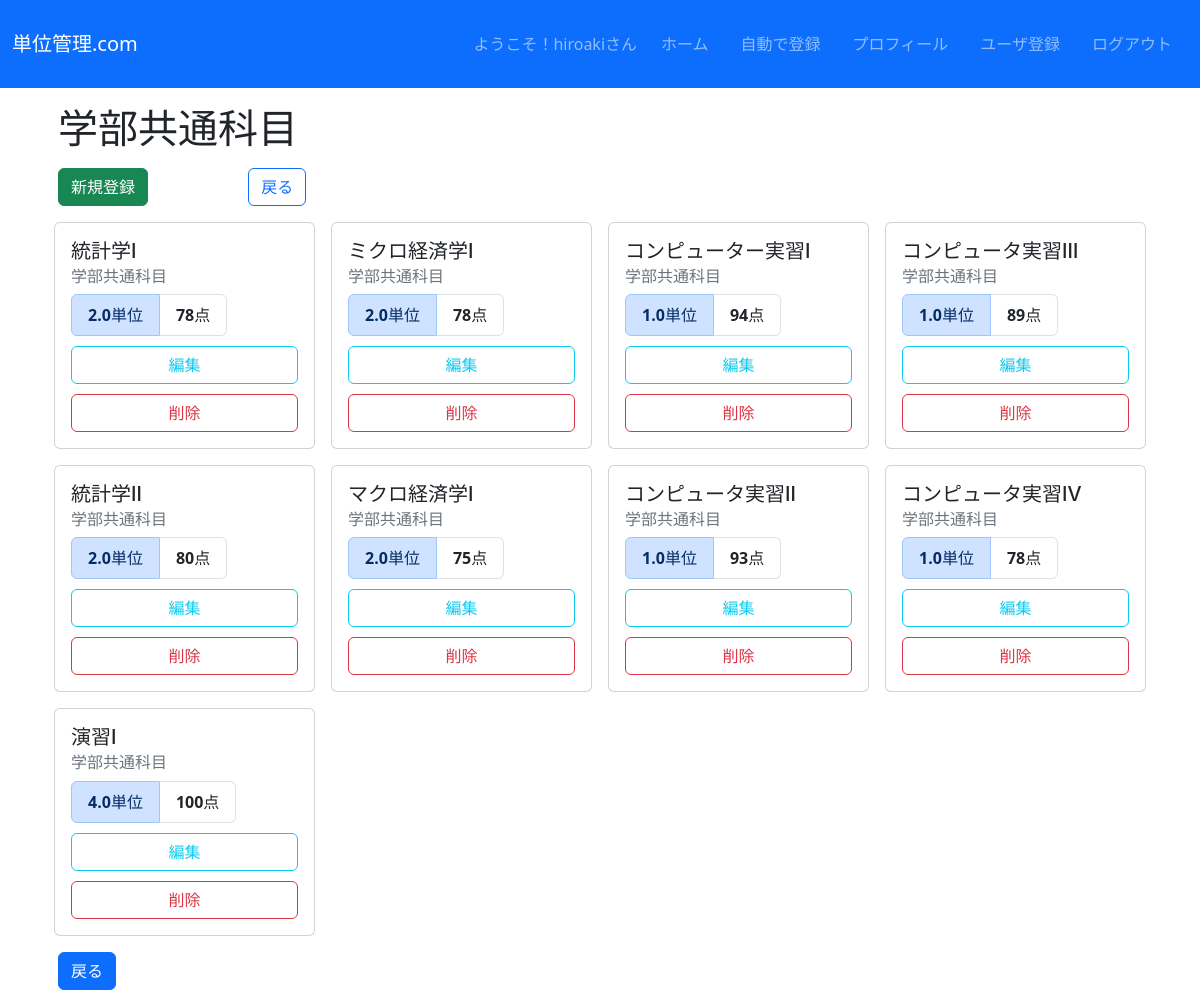
The app's page /crud/学部共通科目/ (signed in) with its own data.
### crud/models.py (models this page shows, shortened)
class Subject(models.Model):
  name = models.CharField(max_length=100)
  credit = models.FloatField(null=True, blank=False)
  score = models.PositiveIntegerField()
  category = models.ForeignKey(Category, on_delete=models.DO_NOTHING)

class Category(models.Model):
  name = models.CharField(max_length=200)
  requiredment_credit = models.PositiveIntegerField(default=0)
  def __str__(self):
    return self.name

### crud/views.py (the view)
# urls.py: path('crud/<str:category>/', CategorySubjectListView.as_view(), name="category-subject-list"),
class CategorySubjectListView(ListView):
  model = Subject
  template_name = "crud/category_subject.html"
  context_object_name = "subjects"
  def get_queryset(self, **kwargs):
    category_name = self.kwargs["category"]
    category = get_object_or_404(Category, name=category_name)
    return super().get_queryset().filter(category=category)

### creditmanagement/crud/templates/crud/category_subject.html (shortened to what this page needs)
{% extends "base.html" %}
{% block content %}
  {% if object_list %}
    <h1 style="margin-left: 1rem; margin-bottom: 1rem;">{{ object_list.0.category }}</h1>
  {% endif %}
    <button class="btn btn-success" style="margin-right: 5rem; margin-left: 1rem; margin-bottom: 1rem;" type="button" onclick="location.href='{% url 'new' %}'">新規登録</button>
    <button class="btn btn-outline-primary" style="margin-left: 1rem; margin-bottom: 1rem;" onclick="location.href='{% url 'list' %}'">戻る</button>
    <div class="container">
      <div class="row row-cols-1 row-cols-md-2 row-cols-lg-4 g-3">
        {% for subject in object_list %}
        <div class="col-lg-3 col-md-6">
          <div class="card">
            <div class="card-body">
              <h5 class="card-title">{{ subject.name }}</h5>
              <h6 class="card-subtitle mb-2 text-secondary">{{ subject.category }}</h6>
                <ul class="list-group  list-group-horizontal">
                  <li class="list-group-item list-group-item-primary"><span class="fw-bolder">{{ subject.credit }}</span>単位</li>
                  <li class="list-group-item"><span class="fw-bolder">{{ subject.score }}</span>点</li>
                </ul>
                <button class="btn btn-outline-info w-100" style="margin-top: 10px;" onclick="location.href='{% url 'edit' pk=subject.pk %}'">編集</button>
                <button class="btn btn-outline-danger w-100" style="margin-top: 10px;" onclick="location.href='{% url 'delete' pk=subject.pk %}'">削除</button>
            </div>
          </div>
        </div>
        {% endfor %}
      </div>
    </div>
    <button class="btn btn-primary" style="margin-left: 1rem; margin-top: 1rem;" onclick="location.href='{% url 'list' %}'">戻る</button>
  {% endblock %}

### creditmanagement/crud/templates/base.html (shortened to what this page needs)
<!DOCTYPE html>
<html lang="ja">
<head>
    <link href="https://cdn.jsdelivr.net/npm/bootstrap@5.3.0-alpha3/dist/css/bootstrap.min.css" rel="stylesheet">
</head>
<body>
  <main>
    <nav class="navbar navbar-expand-lg navbar-dark bg-primary" style="margin-bottom: 1rem;">
      <div class="container-fluid">
          <a class="navbar-brand" href="{% url 'list' %}">単位管理.com</a>
          <div class="collapse navbar-collapse justify-content-end" id="navbarNav">
              <ul class="navbar-nav ms-auto flex-nowrap" style="margin-top: 1rem;">
                  {% if request.user.is_authenticated %}
                  <li class="nav-item px-2">
                    <p class="navbar-text">ようこそ！{{ user.get_username }}さん</p>
                  </li>
                  <li class="nav-item px-2">
                    <a class="nav-link" href="{% url 'list' %}">ホーム</a>
                  </li>
                  <li class="nav-item px-2">
                    <a class="nav-link" href="{% url 'unipa_register' %}">自動で登録</a>
                  </li>
                  <li class="nav-item px-2">
                      <a class="nav-link" href="{% url 'total' %}">プロフィール</a>
                  </li>
                  <li class="nav-item px-2">
                      <a class="nav-link" href="{% url 'signup' %}">ユーザ登録</a>
                  </li>
                  <li class="nav-item px-2">
                      <a class="nav-link" href="{% url 'logout' %}">ログアウト</a>
                  </li>
                  {% else %}
                  <li class="nav-item px-2">
                      <a class="nav-link" href="{% url 'login' %}">ログイン</a>
                  </li>
                  {% endif %}
              </ul>
          </div>
      </div>
  </nav>
    <div class="container">
      {% block content %}{% endblock %}
    </div>
  </main>
</body>
</html>

### records on screen
Subject: category.name "学部共通科目", name "統計学Ⅰ", category "学部共通科目", credit "2.0", score "78"
Subject: name "ミクロ経済学Ⅰ", category "学部共通科目", credit "2.0", score "78"
Subject: name "コンピューター実習Ⅰ", category "学部共通科目", credit "1.0", score "94"
Subject: name "コンピュータ実習Ⅲ", category "学部共通科目", credit "1.0", score "89"
Subject: name "統計学Ⅱ", category "学部共通科目", credit "2.0", score "80"
Subject: name "マクロ経済学Ⅰ", category "学部共通科目", credit "2.0", score "75"
Subject: name "コンピュータ実習Ⅱ", category "学部共通科目", credit "1.0", score "93"
Subject: name "コンピュータ実習Ⅳ", category "学部共通科目", credit "1.0", score "78"
Subject: name "演習Ⅰ", category "学部共通科目", credit "4.0", score "100"

### other values on screen
{{ user.get_username }} "hiroaki"
